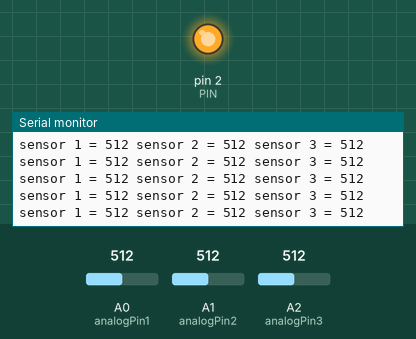
Bench run of a sketch on a simulated Arduino Uno, built with avr-gcc and run on an emulated ATmega328P. On the bench: output pins drawn as LEDs (lit = HIGH), the last lines printed to the serial monitor. The inputs (shaded band) are chosen by the test bench; at power-on: A0 (analogPin1) = 512, A1 (analogPin2) = 512, A2 (analogPin3) = 512.

Above: at 1.3 s.
1.4 s: A0 (analogPin1) set to 109
At 1.5 s:
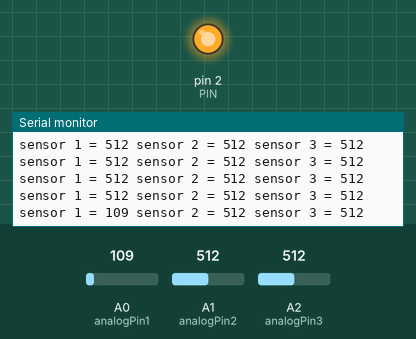
2.9 s: A0 (analogPin1) set to 91
At 2.94 s:
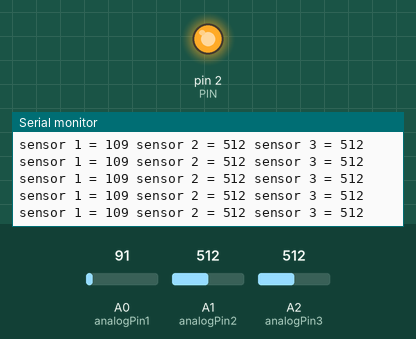
5.9 s: A1 (analogPin2) set to 111
At 5.94 s:
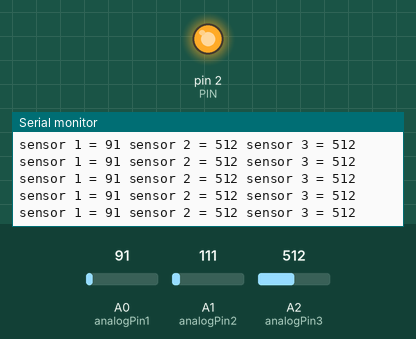
8.9 s: A1 (analogPin2) set to 89
At 8.93 s:
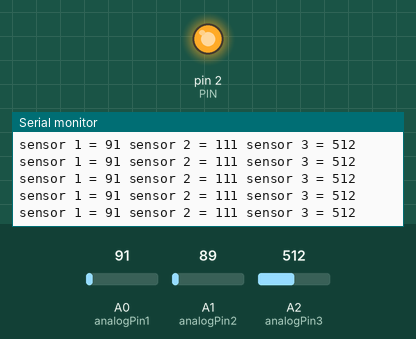
11.9 s: A2 (analogPin3) set to 106
At 11.91 s:
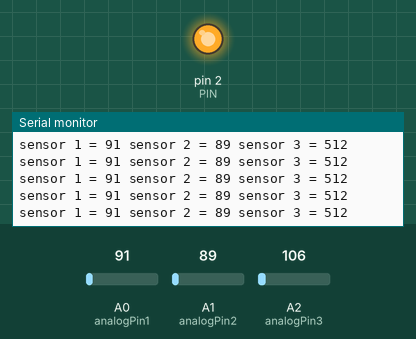
14.9 s: A2 (analogPin3) set to 90
At 14.93 s:
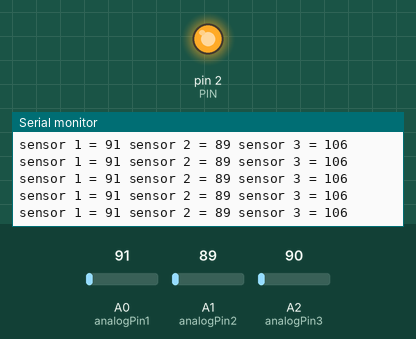
Timing chart, 0 to 17.9 s (numbered marks = the images above; inputs shaded):
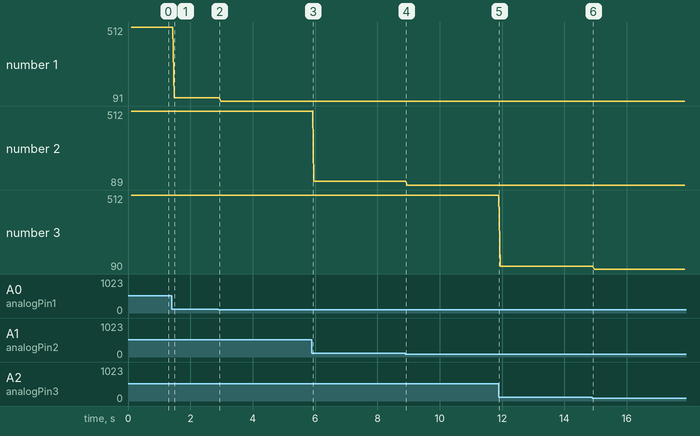

The sketch:

multi_HRLV_constant_looping.ino
```cpp
#include <Adafruit_NeoPixel.h>

#define PIN 2

int analogPin1 = A0;
int analogPin2 = A1;
int analogPin3 = A2;

void setup() {
  pinMode(PIN, OUTPUT);
  digitalWrite(PIN, HIGH);
  delay(100);

  Serial.begin(9600);
}

void loop() {
  Serial.print("sensor 1 = ");
  Serial.print(analogRead(analogPin1));
  Serial.print(" ");
  Serial.print("sensor 2 = ");
  Serial.print(analogRead(analogPin2));
  Serial.print(" ");
  Serial.print("sensor 3 = ");
  Serial.println(analogRead(analogPin3));
}
```

Measured:
- after the input at 1.4 s, the serial monitor: prints a new line after 0.09 s (image 1)
- plotted number 1: 512 → 109 after the input at 1.4 s, 109 → 91 after the input at 2.9 s
- plotted number 2: 512 → 111 after the input at 5.9 s, 111 → 89 after the input at 8.9 s
- plotted number 3: 512 → 106 after the input at 11.9 s, 106 → 90 after the input at 14.9 s
